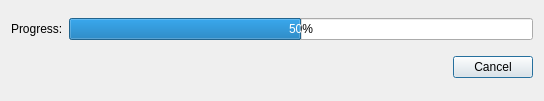
<ui version="4.0" >
 <class>RegistrationProgressDialogBase</class>
 <widget class="QDialog" name="RegistrationProgressDialogBase" >
  <property name="geometry" >
   <rect>
    <x>0</x>
    <y>0</y>
    <width>544</width>
    <height>101</height>
   </rect>
  </property>
  <property name="windowTitle" >
   <string>Registering Serna Free...</string>
  </property>
  <layout class="QVBoxLayout" name="verticalLayout" >
   <item>
    <layout class="QHBoxLayout" name="horizontalLayout" >
     <item>
      <widget class="QLabel" name="progressLabel_" >
       <property name="text" >
        <string>Progress:</string>
       </property>
      </widget>
     </item>
     <item>
      <widget class="QProgressBar" name="progressBar_" >
       <property name="value" >
        <number>50</number>
       </property>
      </widget>
     </item>
    </layout>
   </item>
   <item>
    <layout class="QHBoxLayout" name="horizontalLayout_2" >
     <item>
      <spacer name="horizontalSpacer" >
       <property name="orientation" >
        <enum>Qt::Horizontal</enum>
       </property>
       <property name="sizeHint" stdset="0" >
        <size>
         <width>435</width>
         <height>28</height>
        </size>
       </property>
      </spacer>
     </item>
     <item>
      <widget class="QPushButton" name="cancelButton_" >
       <property name="text" >
        <string>Cancel</string>
       </property>
      </widget>
     </item>
    </layout>
   </item>
  </layout>
 </widget>
 <resources/>
 <connections/>
</ui>
